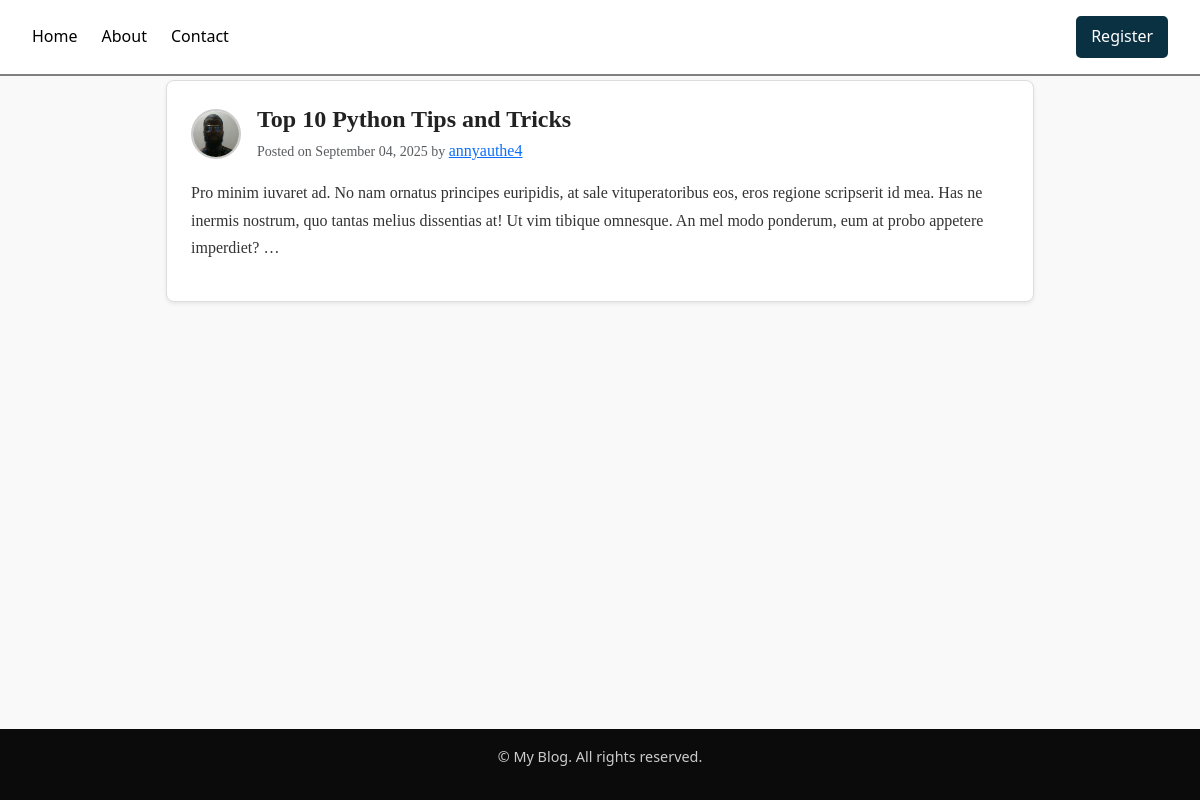
The page /post/29/ on the database its author committed.
### blog/models.py (models this page shows, shortened)
class Post(models.Model):
    title = models.CharField(max_length=100)
    content = models.TextField()
    date_posted = models.DateTimeField(default=timezone.now)
    date_updated = models.DateTimeField(auto_now=True)
    author = models.ForeignKey(User, on_delete=models.CASCADE, default=1)

### users/models.py (models this page shows, shortened)
class Profile(models.Model):
    user = models.OneToOneField(User, on_delete=models.CASCADE)
    image = models.ImageField(default='profile_pics/default.jpg', upload_to='profile_pics')

### blog/views.py (the view)
# urls.py: path('post/<int:pk>/', PostDetailView.as_view(), name='post-detail'),
class PostDetailView(DetailView):
    model = Post

### blog/templates/blog/post_detail.html (shortened to what this page needs)
{% extends 'blog/base.html' %}
{% block content %}
        <article class="post-card mb-5 p-4 shadow-sm">
                <div class="d-flex align-items-center mb-2">
                        <img src="{{ object.author.profile.image.url }}" alt="{{ object.author.username }}"
                                class="rounded-circle author-img">
                        <div class="ms-3">
                                <h2 class="post-title mb-1">{{ object.title }}</h2>
                                <small class="text-muted">
                                        Posted on {{ object.date_posted|date:"F d, Y" }} by
                                </small>
                                <a class="ml-2" href="{% url 'user-posts' object.author.username %}">{{ object.author.username }}</a>
                        </div>
                </div>
                 <div>
                        <div>
                                <p class="post-content">
                                        {{ object.content|truncatewords:40 }}
                                </p>
                        </div>
                 </div>
        </article>
{% endblock content %}

### blog/static/blog/styles.css (style rules this page uses)
* { margin: 0; padding: 0; box-sizing: border-box; }
html, body { height: 100%; }
body { display: flex; flex-direction: column; font-family: "Segoe UI", Tahoma, sans-serif; line-height: 1.6; color: #222; background-color: rgba(249, 249, 249, 1); }
.post-card { background: #fff; border: 1px solid #ddd; border-radius: 8px; font-family: "Georgia", serif; }
.author-img { width: 50px; height: 50px; object-fit: cover; border: 2px solid #ccc; }
.post-title { font-size: 1.5rem; font-weight: bold; font-family: "Times New Roman", serif; color: #222; }
.post-content { margin-top: 1rem; font-size: 1rem; line-height: 1.7; color: #333; }

### rows shown on the page
Post: author.profile.image (picture), title "Top 10 Python Tips and Tricks", date_posted "September 04, 2025", author.username "annyauthe4", content "Pro minim iuvaret ad. No nam ornatus principes euripidis, at sale vituperatoribus eos, eros regione scripserit id mea. Has ne inermis nostrum, quo tantas melius dissentias at! Ut vim tibique omnesque. An mel modo ponderum, eum at probo appetere imperdiet? …"
